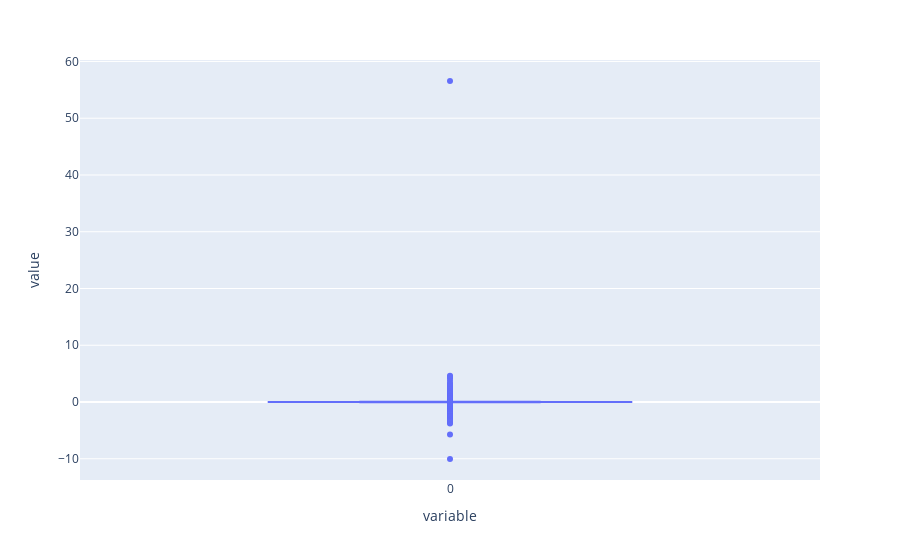

Source (notebook cell):
### Code cell
px.box(arima_residuals, labels={'x':'residuals'})

### Figure 1 — Plotly figure (JSON) as saved in the notebook; plotly's stock layout.template omitted (floating-point values rounded to 4 significant figures; data arrays with more than 128 entries replaced by an {"elided": "..."} marker saying what was removed)
{"data": [{"alignmentgroup": "True", "hovertemplate": "variable=%{x}<br>value=%{y}<extra></extra>", "legendgroup": "", "marker": {"color": "#636efa"}, "name": "", "notched": false, "offsetgroup": "", "orientation": "v", "showlegend": false, "type": "box", "x": {"elided": "753 str values"}, "x0": " ", "xaxis": "x", "y": {"elided": "753 float values"}, "y0": " ", "yaxis": "y"}], "layout": {"boxmode": "group", "legend": {"tracegroupgap": 0}, "margin": {"t": 60}, "xaxis": {"anchor": "y", "domain": [0, 1], "title": {"text": "variable"}}, "yaxis": {"anchor": "x", "domain": [0, 1], "title": {"text": "value"}}}}
